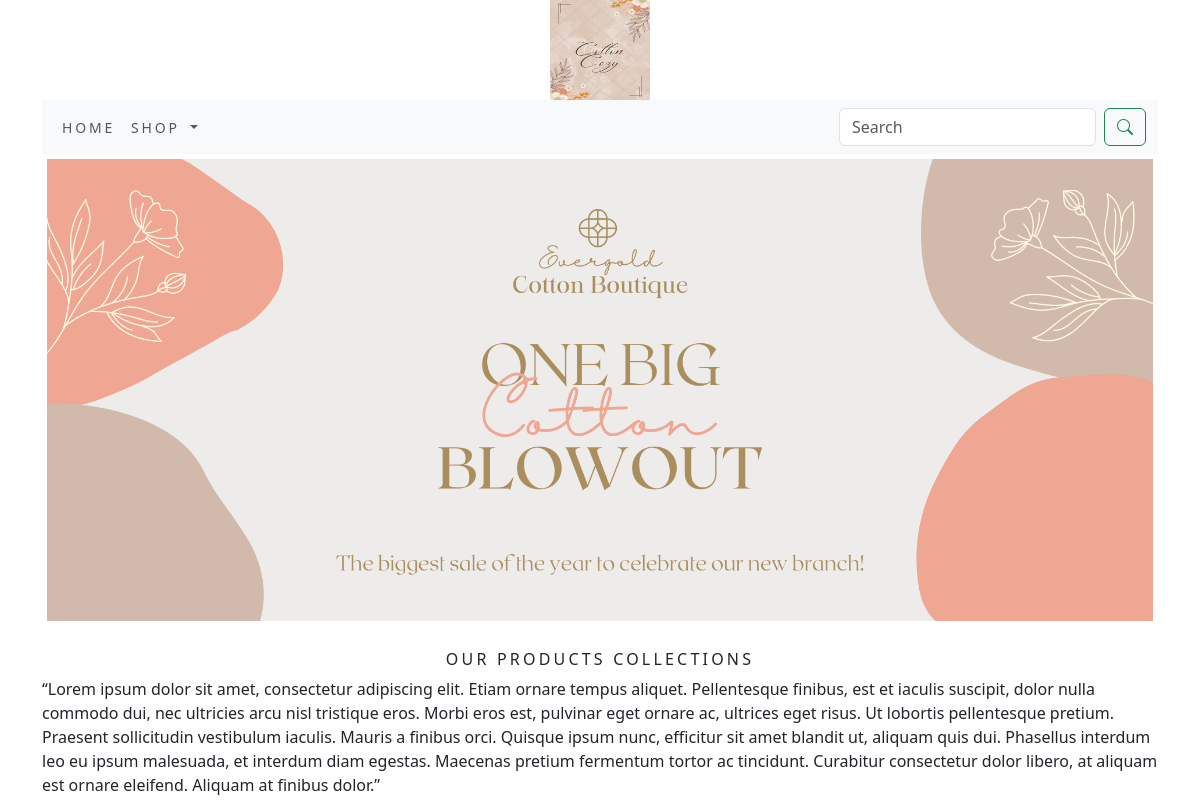
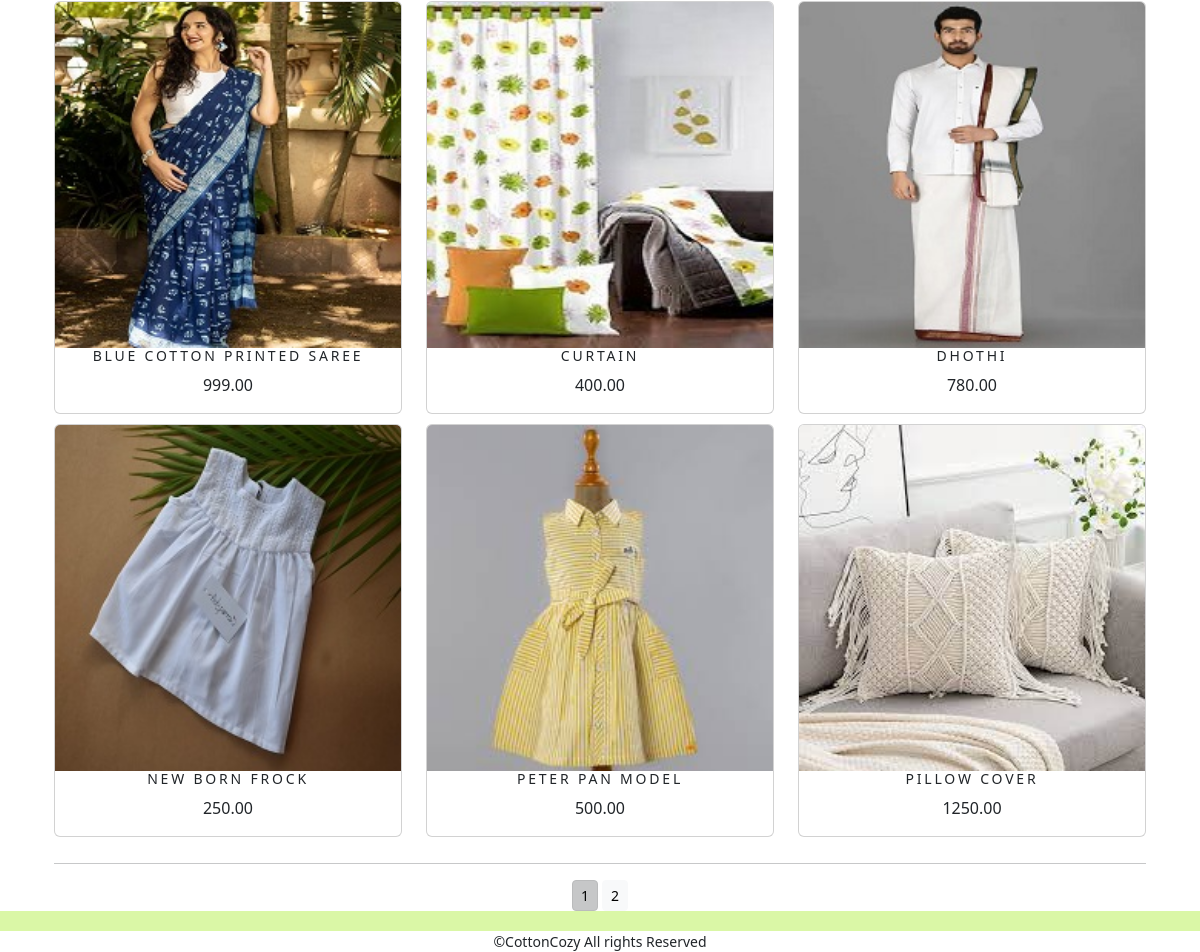
The app's page /shop/ with its own data (2 pictures, top to bottom).
### shopapp/models.py (models this page shows, shortened)
class Product(models.Model):
    name = models.CharField(max_length=250, unique=True)
    slug = models.SlugField(max_length=250, unique=True)
    desc = models.TextField(blank=True)
    price=models.DecimalField(max_digits=10,decimal_places=2)
    category=models.ForeignKey(Category,on_delete=models.CASCADE)
    image=models.ImageField(upload_to='product',blank=True)
    stock=models.IntegerField()
    available=models.BooleanField(default=True)
    created=models.DateTimeField(auto_now_add=True)
    updated=models.DateTimeField(auto_now=True)
    class Meta:
        ordering = ('name',)
        verbose_name = 'product'
        verbose_name_plural = 'products'
    def get_url(self):
        return reverse('shopapp:ProCatDetail',args=[self.category.slug,self.slug])

### shopapp/views.py (the view)
# urls.py: path('',views.allProdCat,name='allProdCat'),
def allProdCat(request,c_slug=None):
    c_page=None
    products_list=None
    if c_slug!=None:
        c_page=get_object_or_404(Category,slug=c_slug)
        products_list=Product.objects.all().filter(category=c_page,available=True)
    else:
        products_list=Product.objects.all().filter(available=True)
    paginator=Paginator(products_list,6)
    try:
        page=int(request.GET.get('page','1'))
    except:
        page=1
    try:
        products=paginator.page(page)
    except(EmptyPage,InvalidPage):
        products=paginator.page(paginator.num_pages)
    return render(request,"category.html",{'category':c_page,'products':products})

### cartapp/context_processors.py (called while the page is built)
def counter(request):
    item_count=0
    if 'admin' in request.path:
        return{}
    else:
        try:
            cart=Cart.objects.filter(cart_id=_cart_id(request))
            cart_items=CartItem.objects.all().filter(cart=cart[:1])
            for cart_item in cart_items:
                item_count += cart_item.quantity
        except Cart.DoesNotExist:
            item_count=0
    return dict(item_count=item_count)

### cartapp/views.py (called while the page is built)
def _cart_id(request):
    cart=request.session.session_key
    if not cart:
        cart=request.session.create()
    return cart

### shopapp/context_processors.py (called while the page is built)
def menu_links(request):
    links=Category.objects.all()
    return dict(links=links)

### shopapp/models.py (called while the page is built)
    def get_url(self):
        return reverse('shopapp:products_by_category',args=[self.slug])

### templates/category.html (shortened to what this page needs)
{% extends 'base.html' %}
{% load static %}
{% block content %}
      <div>
          {% if category %}
              <div class="mx_auto">
                <img  class="my_image" src="{{category.image.url}}" alt="{{category.name}}">
              </div>
          <br>
          <div>
              <h1 class="text-center my_title">{{category.name}}</h1>
              <p class="text-justify">{{category.desc}}</p>
          </div>
          {% else %}
            <div>
              <img  class="my_image my_image_padding" src="{% static 'img/banner.png' %}" alt="Our Products" width="1500px">
            </div>
            <br>
            <div>
              <h1 class="text-center my_title"> Our Products Collections</h1>
              <p class="text-justify"> “Lorem ipsum dolor sit amet, consectetur adipiscing elit. Etiam ornare tempus aliquet. Pellentesque finibus, est et iaculis suscipit, dolor nulla commodo dui, nec ultricies arcu nisl tristique eros. Morbi eros est, pulvinar eget ornare ac, ultrices eget risus. Ut lobortis pellentesque pretium. Praesent sollicitudin vestibulum iaculis. Mauris a finibus orci. Quisque ipsum nunc, efficitur sit amet blandit ut, aliquam quis dui. Phasellus interdum leo eu ipsum malesuada, et interdum diam egestas. Maecenas pretium fermentum tortor ac tincidunt. Curabitur consectetur dolor libero, at aliquam est ornare eleifend. Aliquam at finibus dolor.”</p>
              </div>
          {% endif %}
      </div>
      <div class="container">
        <div class="row mx_auto">
          {% for product in products.object_list %}
          <div class="my_bottom_margin col-9 col-sm-12 col-md-4  xol-lg-4">
            <div class="card text-center" style="min-width:18rem;" >
              <a href="{{product.get_url}}"> <img class="card-img-top my_image" src="{{product.image.url}}" alt="{{product.name}}"></a>
              <div class="card_body">
                <h4>{{product.name}}</h4>
                <p>{{product.price}}</p>
              </div>
            </div>
          </div>
          {% endfor %}
            <div class="mx-auto">
                {% if products.paginator.num_pages > 1 %}
                <hr>
                <div class="text-center">
                    {% for pg in products.paginator.page_range %}
                    <a href="?page={{pg}}" class="btn btn-light btn-sm {% if products.number == pg %} active {% endif %}">{{pg}}</a>
                    {% endfor %}
                </div>
                {% endif %}
            </div>
            <br>
        </div>
      </div>
{% endblock %}

### templates/base.html (shortened to what this page needs)
{% load static %}
<!DOCTYPE html>
<html lang="en">
<head>
    <link rel="stylesheet" href="{% static 'css/custom.css' %}">
    <link href="{% static 'css/bootstrap.min.css' %}" rel="stylesheet">
    <link rel="stylesheet" href="https://cdn.jsdelivr.net/npm/bootstrap-icons@1.10.5/font/bootstrap-icons.css">
</head>
<body>
<div class="container">
    {% include 'header.html' %}
    {% include 'navbar.html' %}
    {% block content %}
    {% endblock %}
</div>
{% include 'footer.html' %}
</body>
</html>

### templates/header.html
{% load static %}
<header>
  <center>
    <a href="{% url 'shopapp:allProdCat' %}"></a><img src="{% static 'img/logo.png' %}" alt="logoimage" width="100px" height="100px">
  </center>
</header>

### templates/navbar.html (shortened to what this page needs)
<nav class="navbar navbar-expand-lg bg-body-tertiary">
  <div class="container-fluid">
    <div class="collapse navbar-collapse" id="navbarSupportedContent">
      <ul class="navbar-nav me-auto mb-2 mb-lg-0">
        <li class="nav-item">
          <a class="nav-link" href="#">Home</a>
        </li>
        <li class="nav-item dropdown {% if 'shopapp' in request.path %} active {% endif %}">
          <a class="nav-link dropdown-toggle" href="#" role="button" data-bs-toggle="dropdown" aria-expanded="false">
            Shop
          </a>
        </li>
      </ul>
        <form class="d-flex" action="{% url 'searchapp:SearchResult' %}" method="GET">
        <input class="form-control me-2" type="search" placeholder="Search" name="q" aria-label="Search">
        <button class="btn btn-outline-success" type="submit"><i class="bi bi-search"></i></button>
      </form>
    </div>
  </div>
</nav>

### templates/footer.html
<div class="footer navbar-fixed-bottom my_footer">
  <p class="text-center">
    &copy;CottonCozy
    All rights Reserved
  </p>
</div>

### static/css/custom.css (style rules this page uses)
body { font-family: 'Geologica', sans-serif; }
.nav-item { letter-spacing : .2em; font-size : 14px; text-transform:uppercase; }
.my_footer { background-color: #DAF7A6; height: 20px; }
.my_footer p { padding-top : 20px; font-size : 14px; }
.my_image { width:100%; height:auto; }
.my_title { font-size:16px; text-transform:uppercase; letter-spacing:.2em; }
.my_image_padding { padding:5px; }
.my_bottom_margin { margin-bottom:10px; }
.card_body h4 { font-size:14px; text-transform:uppercase; letter-spacing:.2em; }

### records on screen
Product: image (picture), name "BLUE COTTON PRINTED SAREE", price "999.00"
Product: image (picture), name "CURTAIN", price "400.00"
Product: image (picture), name "DHOTHI", price "780.00"
Product: image (picture), name "NEW BORN FROCK", price "250.00"
Product: image (picture), name "PETER PAN MODEL", price "500.00"
Product: image (picture), name "PILLOW COVER", price "1250.00"

### other values on screen
{{ pg }} "1" "2"
